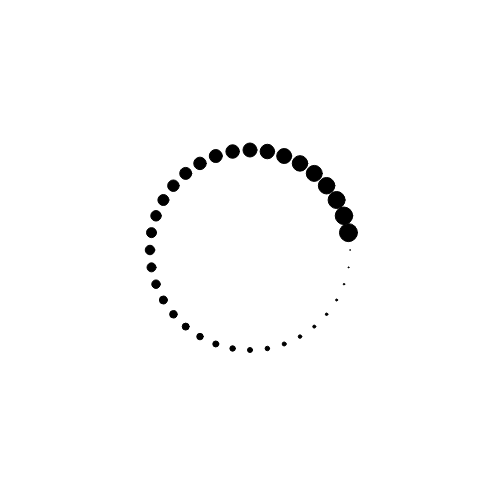
Frame 1 (no input)
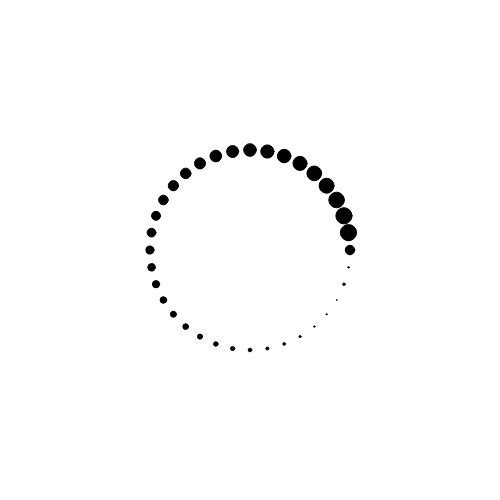
Frame 60 (no input)
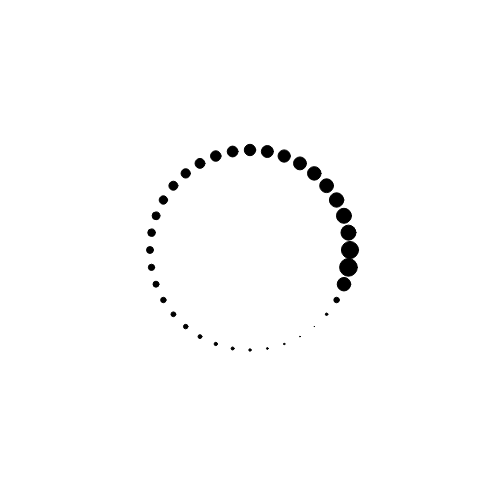
Frame 120 (the mouse pressed at the canvas centre since frame 60)

The p5.js sketch that drew these frames (run headless with seeded random() and noise() and a simulated clock; from frame 60 on, the mouse is pressed at the canvas centre):

// p5.js sketch
// ── sketch.js
var circles = [];
var width1 = 500;
var height1 = 500;
var radius = 100;
var circleNumber = 0;
var maxRadius = 0;

function setup() {
    createCanvas(width1, height1);
    ellipseMode(CENTER);
    angleMode(DEGREES);
    fill(0);

    for (var angle = 0, circleRadius = .5; angle < 360; angle += 10, circleRadius += .5) {
        circleNumber++;
        circles.push(new Circle((width / 2) + (cos(angle) * radius), (height / 2) + (sin(angle) * radius), circleRadius));

        if (circleNumber == 35) {
            maxRadius = circleRadius;
        }
    }

    for (var i = 0; i < circles.length; i++) {
        circles[i].mRadius = maxRadius;
    }

}

function draw() {
    background(255);

    for (var i = 0; i < circles.length; i++) {
        circles[i].show();
        circles[i].update();
    }


}

// ── Circle.js
function Circle(x, y, radius) {
    this.x = x;
    this.y = y;
    this.radius = radius;
    this.increasing = true;
    this.mRadius;

    this.show = function () {3
        ellipse(this.x, this.y, this.radius, this.radius);
    }

    this.update = function () {

        if (this.radius >= this.mRadius) {
            this.radius = maxRadius;
            this.increasing = false;
        }

        if (this.radius <= 0) {
            this.radius = 0;
            this.increasing = true;
        }

        if (this.increasing) {
            this.radius += .3;
        } else {
            this.radius -= 4;
        }
    }
}
